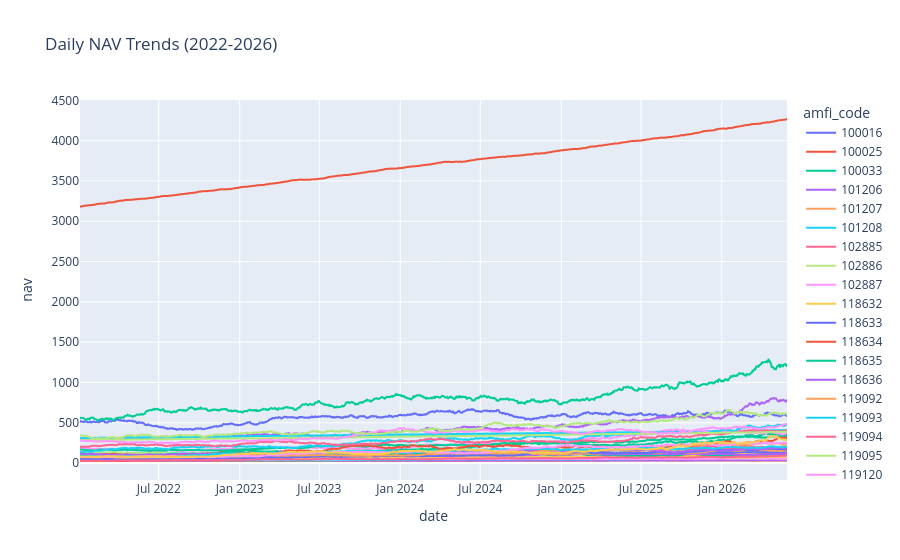

Here is the notebook cell this chart was saved with:
### Markdown cell above
### 1.NAV Trend Analysis

### Code cell
nav["date"] = pd.to_datetime(nav["date"])

fig = px.line(
    nav,
    x="date",
    y="nav",
    color="amfi_code",
    title="Daily NAV Trends (2022-2026)"
)

fig.show()
fig.write_image("../reports/charts/nav_trend.png")

### Figure 1 — Plotly figure (JSON) as saved in the notebook; plotly's stock layout.template omitted (floating-point values rounded to 4 significant figures; data arrays with more than 128 entries replaced by an {"elided": "..."} marker saying what was removed)
{"data": [{"hovertemplate": "amfi_code=100016<br>date=%{x}<br>nav=%{y}<extra></extra>", "legendgroup": "100016", "line": {"color": "#636efa", "dash": "solid"}, "marker": {"symbol": "circle"}, "mode": "lines", "name": "100016", "showlegend": true, "type": "scattergl", "x": {"elided": "1150 str values"}, "xaxis": "x", "y": {"elided": "1150 float values"}, "yaxis": "y"}, {"hovertemplate": "amfi_code=100025<br>date=%{x}<br>nav=%{y}<extra></extra>", "legendgroup": "100025", "line": {"color": "#EF553B", "dash": "solid"}, "marker": {"symbol": "circle"}, "mode": "lines", "name": "100025", "showlegend": true, "type": "scattergl", "x": {"elided": "1150 str values"}, "xaxis": "x", "y": {"elided": "1150 float values"}, "yaxis": "y"}, {"hovertemplate": "amfi_code=100033<br>date=%{x}<br>nav=%{y}<extra></extra>", "legendgroup": "100033", "line": {"color": "#00cc96", "dash": "solid"}, "marker": {"symbol": "circle"}, "mode": "lines", "name": "100033", "showlegend": true, "type": "scattergl", "x": {"elided": "1150 str values"}, "xaxis": "x", "y": {"elided": "1150 float values"}, "yaxis": "y"}, {"hovertemplate": "amfi_code=101206<br>date=%{x}<br>nav=%{y}<extra></extra>", "legendgroup": "101206", "line": {"color": "#ab63fa", "dash": "solid"}, "marker": {"symbol": "circle"}, "mode": "lines", "name": "101206", "showlegend": true, "type": "scattergl", "x": {"elided": "1150 str values"}, "xaxis": "x", "y": {"elided": "1150 float values"}, "yaxis": "y"}, {"hovertemplate": "amfi_code=101207<br>date=%{x}<br>nav=%{y}<extra></extra>", "legendgroup": "101207", "line": {"color": "#FFA15A", "dash": "solid"}, "marker": {"symbol": "circle"}, "mode": "lines", "name": "101207", "showlegend": true, "type": "scattergl", "x": {"elided": "1150 str values"}, "xaxis": "x", "y": {"elided": "1150 float values"}, "yaxis": "y"}, {"hovertemplate": "amfi_code=101208<br>date=%{x}<br>nav=%{y}<extra></extra>", "legendgroup": "101208", "line": {"color": "#19d3f3", "dash": "solid"}, "marker": {"symbol": "circle"}, "mode": "lines", "name": "101208", "showlegend": true, "type": "scattergl", "x": {"elided": "1150 str values"}, "xaxis": "x", "y": {"elided": "1150 float values"}, "yaxis": "y"}, {"hovertemplate": "amfi_code=102885<br>date=%{x}<br>nav=%{y}<extra></extra>", "legendgroup": "102885", "line": {"color": "#FF6692", "dash": "solid"}, "marker": {"symbol": "circle"}, "mode": "lines", "name": "102885", "showlegend": true, "type": "scattergl", "x": {"elided": "1150 str values"}, "xaxis": "x", "y": {"elided": "1150 float values"}, "yaxis": "y"}, {"hovertemplate": "amfi_code=102886<br>date=%{x}<br>nav=%{y}<extra></extra>", "legendgroup": "102886", "line": {"color": "#B6E880", "dash": "solid"}, "marker": {"symbol": "circle"}, "mode": "lines", "name": "102886", "showlegend": true, "type": "scattergl", "x": {"elided": "1150 str values"}, "xaxis": "x", "y": {"elided": "1150 float values"}, "yaxis": "y"}, {"hovertemplate": "amfi_code=102887<br>date=%{x}<br>nav=%{y}<extra></extra>", "legendgroup": "102887", "line": {"color": "#FF97FF", "dash": "solid"}, "marker": {"symbol": "circle"}, "mode": "lines", "name": "102887", "showlegend": true, "type": "scattergl", "x": {"elided": "1150 str values"}, "xaxis": "x", "y": {"elided": "1150 float values"}, "yaxis": "y"}, {"hovertemplate": "amfi_code=118632<br>date=%{x}<br>nav=%{y}<extra></extra>", "legendgroup": "118632", "line": {"color": "#FECB52", "dash": "solid"}, "marker": {"symbol": "circle"}, "mode": "lines", "name": "118632", "showlegend": true, "type": "scattergl", "x": {"elided": "1150 str values"}, "xaxis": "x", "y": {"elided": "1150 float values"}, "yaxis": "y"}, {"hovertemplate": "amfi_code=118633<br>date=%{x}<br>nav=%{y}<extra></extra>", "legendgroup": "118633", "line": {"color": "#636efa", "dash": "solid"}, "marker": {"symbol": "circle"}, "mode": "lines", "name": "118633", "showlegend": true, "type": "scattergl", "x": {"elided": "1150 str values"}, "xaxis": "x", "y": {"elided": "1150 float values"}, "yaxis": "y"}, {"hovertemplate": "amfi_code=118634<br>date=%{x}<br>nav=%{y}<extra></extra>", "legendgroup": "118634", "line": {"color": "#EF553B", "dash": "solid"}, "marker": {"symbol": "circle"}, "mode": "lines", "name": "118634", "showlegend": true, "type": "scattergl", "x": {"elided": "1150 str values"}, "xaxis": "x", "y": {"elided": "1150 float values"}, "yaxis": "y"}, {"hovertemplate": "amfi_code=118635<br>date=%{x}<br>nav=%{y}<extra></extra>", "legendgroup": "118635", "line": {"color": "#00cc96", "dash": "solid"}, "marker": {"symbol": "circle"}, "mode": "lines", "name": "118635", "showlegend": true, "type": "scattergl", "x": {"elided": "1150 str values"}, "xaxis": "x", "y": {"elided": "1150 float values"}, "yaxis": "y"}, {"hovertemplate": "amfi_code=118636<br>date=%{x}<br>nav=%{y}<extra></extra>", "legendgroup": "118636", "line": {"color": "#ab63fa", "dash": "solid"}, "marker": {"symbol": "circle"}, "mode": "lines", "name": "118636", "showlegend": true, "type": "scattergl", "x": {"elided": "1150 str values"}, "xaxis": "x", "y": {"elided": "1150 float values"}, "yaxis": "y"}, {"hovertemplate": "amfi_code=119092<br>date=%{x}<br>nav=%{y}<extra></extra>", "legendgroup": "119092", "line": {"color": "#FFA15A", "dash": "solid"}, "marker": {"symbol": "circle"}, "mode": "lines", "name": "119092", "showlegend": true, "type": "scattergl", "x": {"elided": "1150 str values"}, "xaxis": "x", "y": {"elided": "1150 float values"}, "yaxis": "y"}, {"hovertemplate": "amfi_code=119093<br>date=%{x}<br>nav=%{y}<extra></extra>", "legendgroup": "119093", "line": {"color": "#19d3f3", "dash": "solid"}, "marker": {"symbol": "circle"}, "mode": "lines", "name": "119093", "showlegend": true, "type": "scattergl", "x": {"elided": "1150 str values"}, "xaxis": "x", "y": {"elided": "1150 float values"}, "yaxis": "y"}, {"hovertemplate": "amfi_code=119094<br>date=%{x}<br>nav=%{y}<extra></extra>", "legendgroup": "119094", "line": {"color": "#FF6692", "dash": "solid"}, "marker": {"symbol": "circle"}, "mode": "lines", "name": "119094", "showlegend": true, "type": "scattergl", "x": {"elided": "1150 str values"}, "xaxis": "x", "y": {"elided": "1150 float values"}, "yaxis": "y"}, {"hovertemplate": "amfi_code=119095<br>date=%{x}<br>nav=%{y}<extra></extra>", "legendgroup": "119095", "line": {"color": "#B6E880", "dash": "solid"}, "marker": {"symbol": "circle"}, "mode": "lines", "name": "119095", "showlegend": true, "type": "scattergl", "x": {"elided": "1150 str values"}, "xaxis": "x", "y": {"elided": "1150 float values"}, "yaxis": "y"}, {"hovertemplate": "amfi_code=119120<br>date=%{x}<br>nav=%{y}<extra></extra>", "legendgroup": "119120", "line": {"color": "#FF97FF", "dash": "solid"}, "marker": {"symbol": "circle"}, "mode": "lines", "name": "119120", "showlegend": true, "type": "scattergl", "x": {"elided": "1150 str values"}, "xaxis": "x", "y": {"elided": "1150 float values"}, "yaxis": "y"}, {"hovertemplate": "amfi_code=119551<br>date=%{x}<br>nav=%{y}<extra></extra>", "legendgroup": "119551", "line": {"color": "#FECB52", "dash": "solid"}, "marker": {"symbol": "circle"}, "mode": "lines", "name": "119551", "showlegend": true, "type": "scattergl", "x": {"elided": "1150 str values"}, "xaxis": "x", "y": {"elided": "1150 float values"}, "yaxis": "y"}, {"hovertemplate": "amfi_code=119552<br>date=%{x}<br>nav=%{y}<extra></extra>", "legendgroup": "119552", "line": {"color": "#636efa", "dash": "solid"}, "marker": {"symbol": "circle"}, "mode": "lines", "name": "119552", "showlegend": true, "type": "scattergl", "x": {"elided": "1150 str values"}, "xaxis": "x", "y": {"elided": "1150 float values"}, "yaxis": "y"}, {"hovertemplate": "amfi_code=119598<br>date=%{x}<br>nav=%{y}<extra></extra>", "legendgroup": "119598", "line": {"color": "#EF553B", "dash": "solid"}, "marker": {"symbol": "circle"}, "mode": "lines", "name": "119598", "showlegend": true, "type": "scattergl", "x": {"elided": "1150 str values"}, "xaxis": "x", "y": {"elided": "1150 float values"}, "yaxis": "y"}, {"hovertemplate": "amfi_code=119599<br>date=%{x}<br>nav=%{y}<extra></extra>", "legendgroup": "119599", "line": {"color": "#00cc96", "dash": "solid"}, "marker": {"symbol": "circle"}, "mode": "lines", "name": "119599", "showlegend": true, "type": "scattergl", "x": {"elided": "1150 str values"}, "xaxis": "x", "y": {"elided": "1150 float values"}, "yaxis": "y"}, {"hovertemplate": "amfi_code=120503<br>date=%{x}<br>nav=%{y}<extra></extra>", "legendgroup": "120503", "line": {"color": "#ab63fa", "dash": "solid"}, "marker": {"symbol": "circle"}, "mode": "lines", "name": "120503", "showlegend": true, "type": "scattergl", "x": {"elided": "1150 str values"}, "xaxis": "x", "y": {"elided": "1150 float values"}, "yaxis": "y"}, {"hovertemplate": "amfi_code=120504<br>date=%{x}<br>nav=%{y}<extra></extra>", "legendgroup": "120504", "line": {"color": "#FFA15A", "dash": "solid"}, "marker": {"symbol": "circle"}, "mode": "lines", "name": "120504", "showlegend": true, "type": "scattergl", "x": {"elided": "1150 str values"}, "xaxis": "x", "y": {"elided": "1150 float values"}, "yaxis": "y"}, {"hovertemplate": "amfi_code=120505<br>date=%{x}<br>nav=%{y}<extra></extra>", "legendgroup": "120505", "line": {"color": "#19d3f3", "dash": "solid"}, "marker": {"symbol": "circle"}, "mode": "lines", "name": "120505", "showlegend": true, "type": "scattergl", "x": {"elided": "1150 str values"}, "xaxis": "x", "y": {"elided": "1150 float values"}, "yaxis": "y"}, {"hovertemplate": "amfi_code=120506<br>date=%{x}<br>nav=%{y}<extra></extra>", "legendgroup": "120506", "line": {"color": "#FF6692", "dash": "solid"}, "marker": {"symbol": "circle"}, "mode": "lines", "name": "120506", "showlegend": true, "type": "scattergl", "x": {"elided": "1150 str values"}, "xaxis": "x", "y": {"elided": "1150 float values"}, "yaxis": "y"}, {"hovertemplate": "amfi_code=120507<br>date=%{x}<br>nav=%{y}<extra></extra>", "legendgroup": "120507", "line": {"color": "#B6E880", "dash": "solid"}, "marker": {"symbol": "circle"}, "mode": "lines", "name": "120507", "showlegend": true, "type": "scattergl", "x": {"elided": "1150 str values"}, "xaxis": "x", "y": {"elided": "1150 float values"}, "yaxis": "y"}, {"hovertemplate": "amfi_code=120841<br>date=%{x}<br>nav=%{y}<extra></extra>", "legendgroup": "120841", "line": {"color": "#FF97FF", "dash": "solid"}, "marker": {"symbol": "circle"}, "mode": "lines", "name": "120841", "showlegend": true, "type": "scattergl", "x": {"elided": "1150 str values"}, "xaxis": "x", "y": {"elided": "1150 float values"}, "yaxis": "y"}, {"hovertemplate": "amfi_code=120842<br>date=%{x}<br>nav=%{y}<extra></extra>", "legendgroup": "120842", "line": {"color": "#FECB52", "dash": "solid"}, "marker": {"symbol": "circle"}, "mode": "lines", "name": "120842", "showlegend": true, "type": "scattergl", "x": {"elided": "1150 str values"}, "xaxis": "x", "y": {"elided": "1150 float values"}, "yaxis": "y"}, {"hovertemplate": "amfi_code=120843<br>date=%{x}<br>nav=%{y}<extra></extra>", "legendgroup": "120843", "line": {"color": "#636efa", "dash": "solid"}, "marker": {"symbol": "circle"}, "mode": "lines", "name": "120843", "showlegend": true, "type": "scattergl", "x": {"elided": "1150 str values"}, "xaxis": "x", "y": {"elided": "1150 float values"}, "yaxis": "y"}, {"hovertemplate": "amfi_code=120844<br>date=%{x}<br>nav=%{y}<extra></extra>", "legendgroup": "120844", "line": {"color": "#EF553B", "dash": "solid"}, "marker": {"symbol": "circle"}, "mode": "lines", "name": "120844", "showlegend": true, "type": "scattergl", "x": {"elided": "1150 str values"}, "xaxis": "x", "y": {"elided": "1150 float values"}, "yaxis": "y"}, {"hovertemplate": "amfi_code=125497<br>date=%{x}<br>nav=%{y}<extra></extra>", "legendgroup": "125497", "line": {"color": "#00cc96", "dash": "solid"}, "marker": {"symbol": "circle"}, "mode": "lines", "name": "125497", "showlegend": true, "type": "scattergl", "x": {"elided": "1150 str values"}, "xaxis": "x", "y": {"elided": "1150 float values"}, "yaxis": "y"}, {"hovertemplate": "amfi_code=125498<br>date=%{x}<br>nav=%{y}<extra></extra>", "legendgroup": "125498", "line": {"color": "#ab63fa", "dash": "solid"}, "marker": {"symbol": "circle"}, "mode": "lines", "name": "125498", "showlegend": true, "type": "scattergl", "x": {"elided": "1150 str values"}, "xaxis": "x", "y": {"elided": "1150 float values"}, "yaxis": "y"}, {"hovertemplate": "amfi_code=148567<br>date=%{x}<br>nav=%{y}<extra></extra>", "legendgroup": "148567", "line": {"color": "#FFA15A", "dash": "solid"}, "marker": {"symbol": "circle"}, "mode": "lines", "name": "148567", "showlegend": true, "type": "scattergl", "x": {"elided": "1150 str values"}, "xaxis": "x", "y": {"elided": "1150 float values"}, "yaxis": "y"}, {"hovertemplate": "amfi_code=148568<br>date=%{x}<br>nav=%{y}<extra></extra>", "legendgroup": "148568", "line": {"color": "#19d3f3", "dash": "solid"}, "marker": {"symbol": "circle"}, "mode": "lines", "name": "148568", "showlegend": true, "type": "scattergl", "x": {"elided": "1150 str values"}, "xaxis": "x", "y": {"elided": "1150 float values"}, "yaxis": "y"}, {"hovertemplate": "amfi_code=148569<br>date=%{x}<br>nav=%{y}<extra></extra>", "legendgroup": "148569", "line": {"color": "#FF6692", "dash": "solid"}, "marker": {"symbol": "circle"}, "mode": "lines", "name": "148569", "showlegend": true, "type": "scattergl", "x": {"elided": "1150 str values"}, "xaxis": "x", "y": {"elided": "1150 float values"}, "yaxis": "y"}, {"hovertemplate": "amfi_code=149322<br>date=%{x}<br>nav=%{y}<extra></extra>", "legendgroup": "149322", "line": {"color": "#B6E880", "dash": "solid"}, "marker": {"symbol": "circle"}, "mode": "lines", "name": "149322", "showlegend": true, "type": "scattergl", "x": {"elided": "1150 str values"}, "xaxis": "x", "y": {"elided": "1150 float values"}, "yaxis": "y"}, {"hovertemplate": "amfi_code=149323<br>date=%{x}<br>nav=%{y}<extra></extra>", "legendgroup": "149323", "line": {"color": "#FF97FF", "dash": "solid"}, "marker": {"symbol": "circle"}, "mode": "lines", "name": "149323", "showlegend": true, "type": "scattergl", "x": {"elided": "1150 str values"}, "xaxis": "x", "y": {"elided": "1150 float values"}, "yaxis": "y"}, {"hovertemplate": "amfi_code=149324<br>date=%{x}<br>nav=%{y}<extra></extra>", "legendgroup": "149324", "line": {"color": "#FECB52", "dash": "solid"}, "marker": {"symbol": "circle"}, "mode": "lines", "name": "149324", "showlegend": true, "type": "scattergl", "x": {"elided": "1150 str values"}, "xaxis": "x", "y": {"elided": "1150 float values"}, "yaxis": "y"}], "layout": {"legend": {"title": {"text": "amfi_code"}, "tracegroupgap": 0}, "title": {"text": "Daily NAV Trends (2022-2026)"}, "xaxis": {"anchor": "y", "domain": [0, 1], "title": {"text": "date"}}, "yaxis": {"anchor": "x", "domain": [0, 1], "title": {"text": "nav"}}}}
